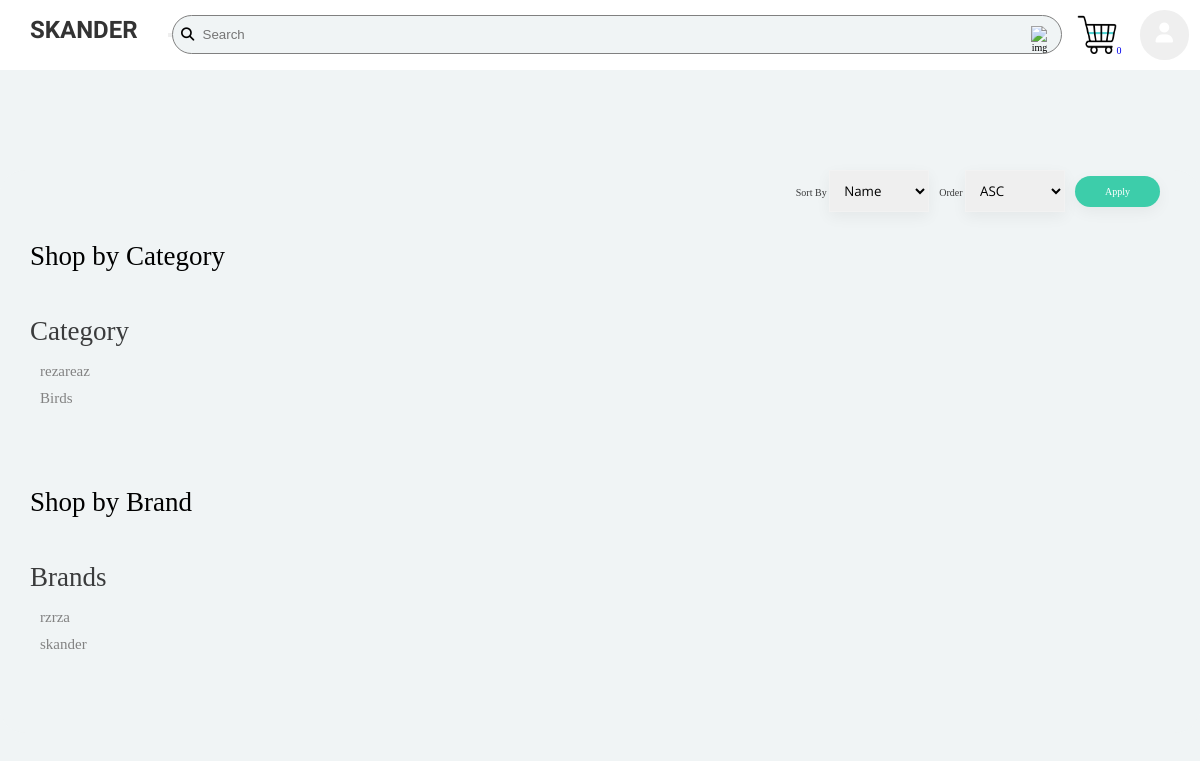
The page /get_categories/3 on the database as committed earlier.
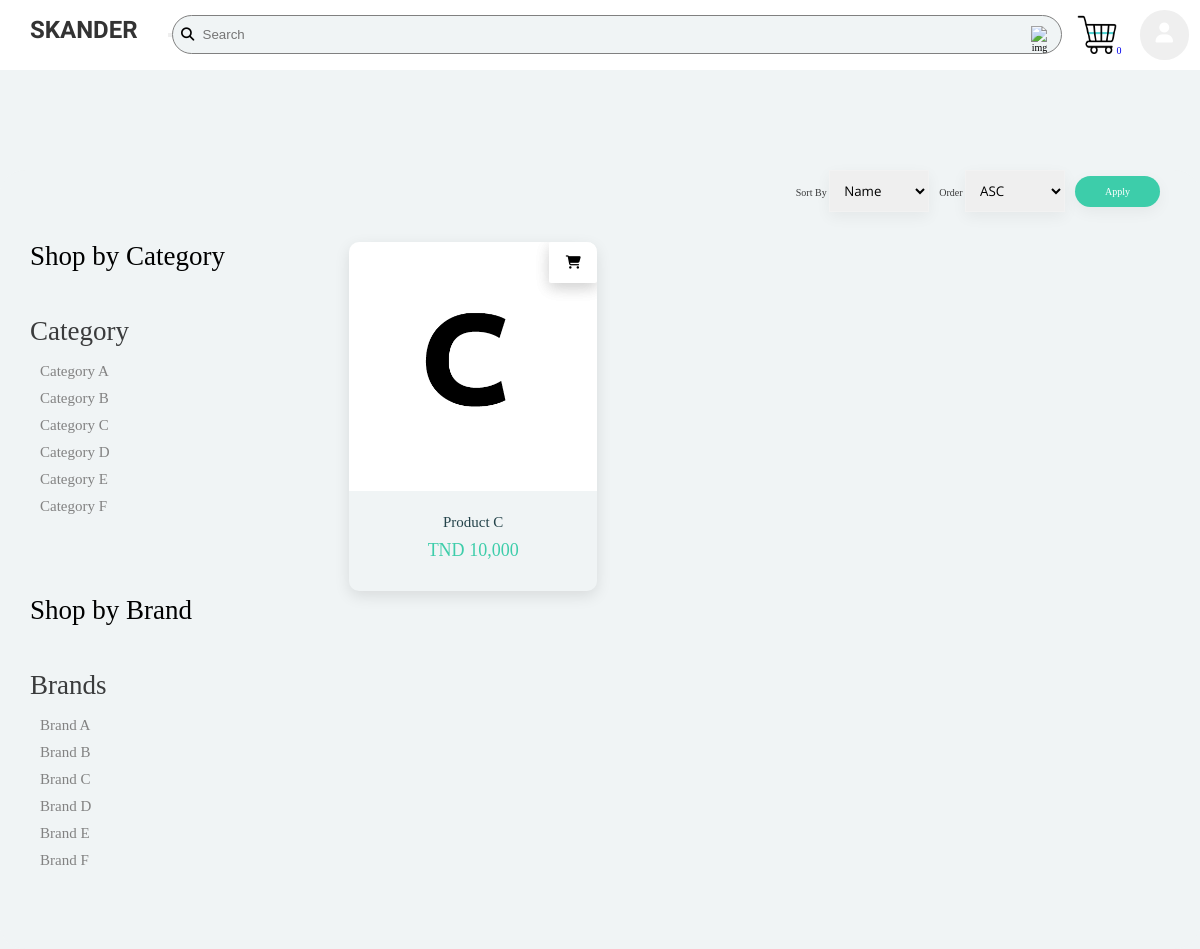
The same page on the database as committed later.
### pet_shop/products/models.py (models this page shows, shortened)
class CategoryName(db.Model):
    __tablename__ = 'category'
    id = db.Column(db.Integer, primary_key=True)
    name = db.Column(db.String(30), unique=True, nullable=False)
    user_id = db.Column(db.Integer, db.ForeignKey('users.id'), nullable=False)
    pub_date = db.Column(db.DateTime, nullable=False, default=datetime.utcnow)

class BrandName(db.Model):
    __tablename__ = 'brand'
    id = db.Column(db.Integer, primary_key=True)
    name = db.Column(db.String(30), unique=True, nullable=False)
    user_id = db.Column(db.Integer, db.ForeignKey('users.id'), nullable=False)
    pub_date = db.Column(db.DateTime, nullable=False, default=datetime.utcnow)

class NewProduct(db.Model):
    __tablename__ = 'newproduct'
    __searchable__ = ['name', "desc"]
    id = db.Column(db.Integer, primary_key=True)
    name = db.Column(db.String(80), nullable=False)
    image_1 = db.Column(db.String(150), nullable=False, default='default.png')
    image_2 = db.Column(db.String(150), nullable=False, default='default.png')
    image_3 = db.Column(db.String(150), nullable=False, default='default.png')
    price = db.Column(db.Numeric(precision=8, asdecimal=False, decimal_return_scale=None), nullable=False)
    discount = db.Column(db.Integer, default=0)
    stock = db.Column(db.Integer, nullable=False)
    colors = db.Column(db.Text, nullable=False, default="gjkgkj")
    desc = db.Column(db.Text, nullable=False, default="ghjgk")
    pub_date = db.Column(db.DateTime, nullable=False, default=datetime.utcnow)
    category_id = db.Column(db.Integer, db.ForeignKey('category.id'),nullable=False)
    category = db.relationship('CategoryName',backref=db.backref('categories', lazy=True))
    brand_id = db.Column(db.Integer, db.ForeignKey('brand.id'),nullable=False)
    brand = db.relationship('BrandName',backref=db.backref('brands', lazy=True))
    user_id = db.Column(db.Integer, db.ForeignKey('users.id'), nullable=False)
    @app.template_filter()
    def numberFormat(value):
        return format(int(value), ',d')

### pet_shop/customers/routes.py (the view)
@app.route("/get_categories/<int:id>")
def Display_categories(id):
    page = request.args.get("page", 1, type=int)
    """get categories"""
    CustomerProduct = NewProduct
    """query filter by id (this query for pagination url_for)"""
    c = CategoryName.query.filter_by(id=id).first_or_404()
    """get and display categories in shop with pagination"""
    category = CustomerProduct.query.filter_by(category=c).paginate(page=page, per_page=6)
    """join statement for brands and categories"""
    brands = BrandName.query.join(CustomerProduct, (BrandName.id == CustomerProduct.brand_id)).all()
    categories = CategoryName.query.join(CustomerProduct, (CategoryName.id == CustomerProduct.category_id)).all()
    return render_template('CustomerP/CustomerProduct.html', page=page, category=category, brands=brands, categories=categories, c=c)

### pet_shop/templates/CustomerP/CustomerProduct.html (shortened to what the changed rows need)
{% extends 'CustomerP/layouat.html' %}
  {% block shop %}
  <section class="section products">
    <div class="products-layout container">
    <div class="col-1-of-4">
      <div class="brand-categ">
        <br>
        <br>
        <br>
        <br>
        <div>
          {% for category in categories %}
          <ul class="block-content">
            <li>
              <label><a href="{{url_for('Display_categories', id=category.id)}}">{{category.name}}</a>
              </label>
            </li>
          </ul>
          {% endfor %}
        </div>
         <br>
         <br>
         <br>
         <br>
        <div>
          {% for brand in brands %}
          <ul class="block-content">
            <li>
              <label>
                <a href="{{url_for('Display_brands', id=brand.id)}}">{{brand.name}}</a>
              </label>
            </li>
          </ul>
          {% endfor%}
        </div>
       </div>
      </div>
      <div class="col-3-of-4">
<div class="product-layout">
{% if brand %}
 {% for b in brand.items %}
  {% if b.discount > 0 %}
   {% if b.stock > 0 %}
    <div class="ruban left" data-ribbon="- {{b.discount}}%" style="">
     <div class="product">
      <div class="img-container">
       <div class="ruban left" data-ribbon="- {{b.discount}}%" style="">
        <a href="{{url_for('Product_detail', id=b.id)}}"><img src="{{url_for('static', filename='images/product_img/' + b.image_1)}}" alt="{{b.name}}" /></a>
       </div>
       <div class="addCart">
        <form action="{{url_for('AddToCarts')}}" method="post">
          <div>
            {%  set colors=b.colors.split(",") %}
            <select name="colors" style="visibility: hidden;">
              <!--
              <option value="Select Size" selected disabled>
                Select Color
              </option>
              -->
              {% for color in colors %}
              {%  set colors=color.split(":") %}
              <option value="{{colors[0]}}" style="visibility: hidden;">{{ colors[0]|capitalize }}</option>
              {% endfor %}
            </select>
          </div>
           <label for="quantity" style="visibility: hidden;"> Quantity: </label>
           <input name="quantity" type="hidden" value="1" min="1" max="{{b.stock}}"/>
          <input  type="hidden" name="product_id" value="{{b.id}}">
          <button type="submit"  class="addCart"><i class="fas fa-shopping-cart"></i></button>
        </form>
       </div>
      </div>
      <div class="bottom">
        <a href="{{url_for('Product_detail', id=b.id)}}">{{b.name}}</a>
       <div class="price">
        <span>TND {{b.price | numberFormat}} </span>
       </div>
      </div>
     </div>
    </div>
   {% endif %}
  {% else %}
  {% if b.stock > 0 %}
     <div class="product">
     <div class="img-container">
      <a href="{{url_for('Product_detail', id=b.id)}}"><img src="{{url_for('static', filename='images/product_img/' + b.image_1)}}" alt="{{b.name}}" /></a>
       <div class="addCart">
        <form action="{{url_for('AddToCarts')}}" method="post">
          <div>
            {%  set colors=b.colors.split(",") %}
            <select name="colors" style="visibility: hidden;">
              <!--
              <option value="Select Size" selected disabled>
                Select Color
              </option>
              -->
              {% for color in colors %}
              {%  set colors=color.split(":") %}
              <option value="{{colors[0]}}" style="visibility: hidden;">{{ colors[0]|capitalize }}</option>
              {% endfor %}
            </select>
          </div>
           <label for="quantity" style="visibility: hidden;"> Quantity: </label>
           <input name="quantity" type="hidden" value="1" min="1" max="{{b.stock}}"/>
          <input  type="hidden" name="product_id" value="{{b.id}}">
          <button type="submit"  class="addCart"><i class="fas fa-shopping-cart"></i></button>
        </form>
       </div>
      </div>
      <div class="bottom">
       <a href="{{url_for('Product_detail', id=b.id)}}">{{b.name}}</a>
       <div class="price">
        <span>TND {{b.price | numberFormat}} </span>
       </div>
     </div>
    </div>
   {% endif %}
   {% endif %}
 {% endfor %}
 {% elif category %}
 {% for c in category.items %}
 {% if c.discount > 0 %}
  {% if c.stock > 0 %}
   <div class="ruban left" data-ribbon="- {{c.discount}}%" style="">
    <div class="product">
     <div class="img-container">
      <div class="ruban left" data-ribbon="- {{c.discount}}%" style="">
        <a href="{{url_for('Product_detail', id=c.id)}}"><img src="{{url_for('static', filename='images/product_img/' + c.image_1)}}" alt="{{c.name}}"/></a>
     </div>
      <div class="addCart">
        <form action="{{url_for('AddToCarts')}}" method="post">
          <div>
            {%  set colors=c.colors.split(",") %}
            <select name="colors" style="visibility: hidden;">
              <!--
              <option value="Select Size" selected disabled>
                Select Color
              </option>
              -->
              {% for color in colors %}
              {%  set colors=color.split(":") %}
              <option value="{{colors[0]}}" style="visibility: hidden;">{{ colors[0]|capitalize }}</option>
              {% endfor %}
            </select>
          </div>
           <label for="quantity" style="visibility: hidden;"> Quantity: </label>
           <input name="quantity" type="hidden" value="1" min="1" max="{{c.stock}}"/>
          <input  type="hidden" name="product_id" value="{{c.id}}">
          <button type="submit"  class="addCart"><i class="fas fa-shopping-cart"></i></button>
        </form>
      </div>
     </div>
     <div class="bottom">
       <a href="{{url_for('Product_detail', id=c.id)}}">{{c.name}}</a>
      <div class="price">
       <span>TND {{c.price | numberFormat}} </span>
      </div>
     </div>
    </div>
   </div>
  {% endif %}
 {% else %}
 {% if c.stock > 0 %}
    <div class="product">
    <div class="img-container">
      <a href="{{url_for('Product_detail', id=c.id)}}"><img src="{{url_for('static', filename='images/product_img/' + c.image_1)}}" alt="{{c.name}}" /></a>
      <div class="addCart">
        <form action="{{url_for('AddToCarts')}}" method="post">
          <div>
            {%  set colors=c.colors.split(",") %}
          </div>
          <button type="submit"  class="addCart"><i class="fas fa-shopping-cart"></i></button>
        </form>
      </div>
     </div>
     <div class="bottom">
      <a href="{{url_for('Product_detail', id=c.id)}}">{{c.name}}</a>
      <div class="price">
       <span>TND {{c.price | numberFormat}} </span>
      </div>
    </div>
   </div>
   {% endif %}
   {% endif %}
 {% endfor %}
{% endif %}
 </div>
 </div>
</div>
</section>
{% endblock shop %}

Rows that differ between the two databases and show on the page:
removed CategoryName: name "rezareaz"
removed CategoryName: name "Birds"
removed BrandName: name "rzrza"
removed BrandName: name "skander"
added CategoryName: name "Category A"
added CategoryName: name "Category B"
now on this page (row edited): CategoryName: name "Category C"
added CategoryName: name "Category D"
added CategoryName: name "Category E"
added CategoryName: name "Category F"
added BrandName: name "Brand A"
added BrandName: name "Brand B"
now on this page (row edited): BrandName: name "Brand C"
now on this page (row edited): BrandName: name "Brand D"
now on this page (row edited): BrandName: name "Brand E"
added BrandName: name "Brand F"
now on this page (row edited): NewProduct: image_1 (picture), name "Product C", price|numberFormat "10,000"
